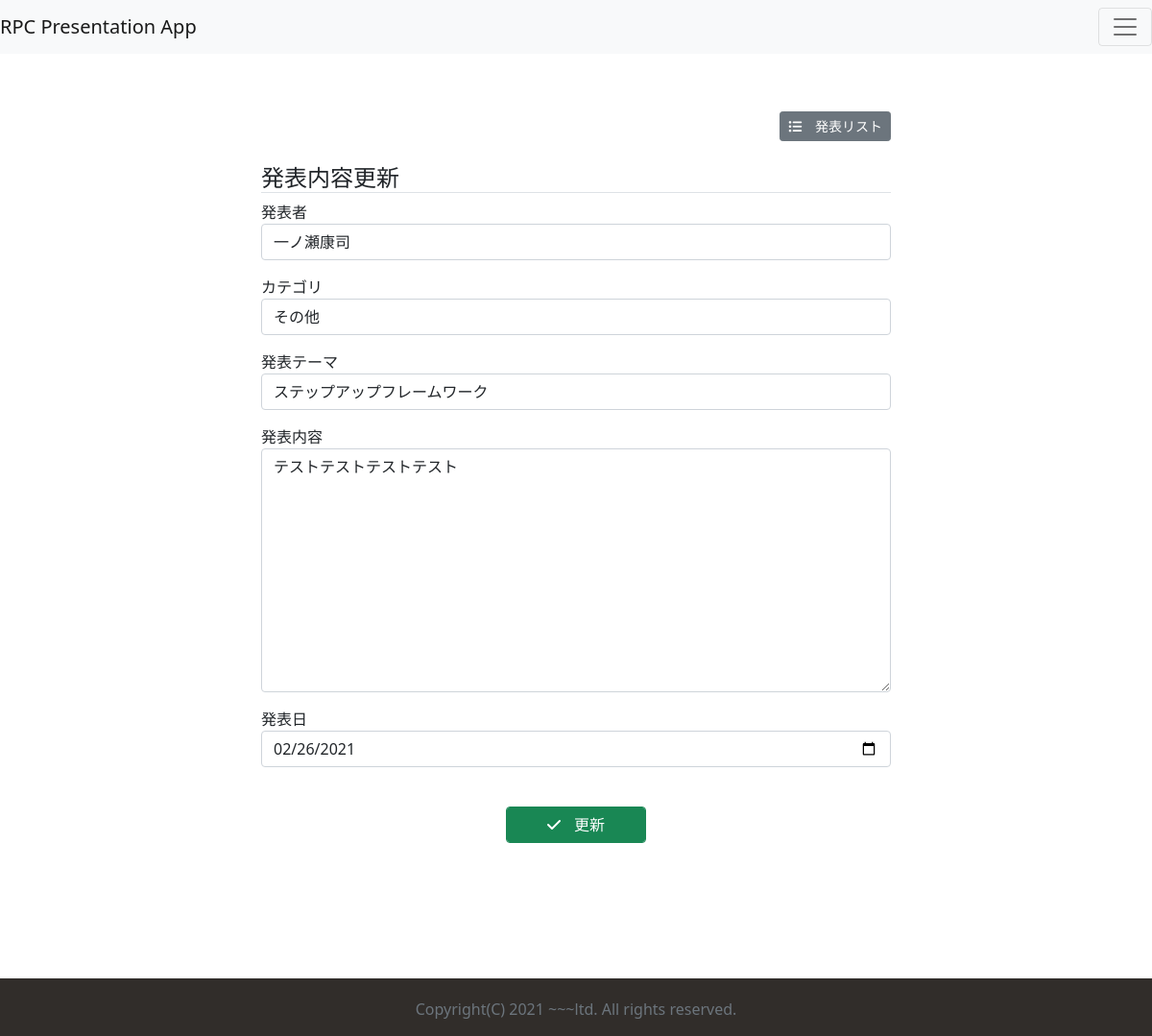
/update/20, run on the app's committed database.
### jiyukenkyu_app/models.py (models this page shows, shortened)
class Presentation(models.Model):
    CHOICES = (
        (1, '技術系'),
        (2, '業務系'),
        (3, 'ビジネススキル'),
        (4, 'その他'),
    )
    presenter = models.CharField(max_length=20)
    theme = models.CharField(max_length=30)
    category = models.IntegerField(null=True, blank=True, choices=CHOICES)
    detail = models.TextField()
    presented_at = models.DateField()
    is_presented = models.BooleanField(default=True)
    created_at = models.DateTimeField(auto_now_add=True)
    updated_at = models.DateTimeField(auto_now=True)

### jiyukenkyu_app/views.py (the view, shortened to what this page needs)
# urls.py: path('update/<int:pk>', views.Update.as_view(), name='update'),
class Update(UpdateView):
    template_name = 'form.html'
    model = Presentation
    form_class = PresentationForm
    success_url = reverse_lazy('app:list')
    def get_context_data(self, **kwargs):
        context = super().get_context_data(**kwargs)
        context.update(common_label(self))
        context['update_title'] = '発表内容更新'
        context['update_btn'] = '更新'
        context['is_update'] = True
        return context

### jiyukenkyu_app/forms.py (shortened to what this page needs)
class PresentationForm(forms.ModelForm):
    class Meta:
        model = Presentation
        fields = (
            'presenter',
            'category',
            'theme',
            'detail',
            'presented_at'
        )
        labels = {
           'presenter': '発表者',
           'category': 'カテゴリ',
           'theme': '発表テーマ',
           'detail': '発表内容',
           'presented_at': '発表日',
        }
        widgets = {
            'presented_at': widgets.NumberInput(attrs={'type': 'date'}),
        }
    def __init__(self, *args, **kwargs):
        super().__init__(*args, **kwargs)
        self.label_suffix = ""
        for field in self.fields.values():
            field.widget.attrs["class"] = "form-control"

### jiyukenkyu_app/views.py (called while the page is built)
def common_label(self):
    context = {}
    context['presented_at_label'] = '発表日'
    context['presenter_label'] = '発表者'
    context['category_label'] = 'カテゴリ'
    context['theme_label'] = '発表テーマ'
    context['detail_label'] = '詳細'
    context['status_label'] = 'ステータス'
    context['before_presentation'] = '発表前'
    context['after_presentation'] = '発表済み'
    context['list_btn'] = '発表リスト'
    context['add_btn'] = '発表を追加する'
    context['detail_btn'] = '詳細'
    context['modify_btn'] = '修正'
    context['delete_btn'] = '削除'
    context['back_btn'] = '戻る'
    return context

### jiyukenkyu_app/templates/form.html (shortened to what this page needs)
{% extends 'common.html' %}
{% block content %}
    <div class="container my-3">
        <div class="list-btn-content">
            <a href="{% url 'app:list' %}" class="btn btn-secondary btn-sm">
                <i class="fas fa-list-ul"></i>
                {{list_btn}}
            </a>
        </div>
        <h4 class="mt-4 border-bottom">
            {% if is_create %}
                {{create_title}}
            {% elif is_update %}
                {{update_title}}
            {% endif %}
        </h4>
        <form action="" method="POST" class="form-group">
            {{form.as_p}}
            <div class="form-group row">
                <div class="offset-md-3 col-md-9">
                    {% if is_create %}
                    <button type="submit" class="form-control btn btn-primary">
                        <i class="fas fa-plus"></i>
                        {{submit_btn}}
                    </button>
                        {% elif is_update %}
                    <button type="submit" class="form-control btn btn-success">
                        <i class="fas fa-check"></i>
                        {{update_btn}}
                    </button>
                        {% endif %}
                </div>
            </div>
        </form>
    </div>
{% endblock %}

### jiyukenkyu_app/static/css/common.css (style rules this page uses)
.container, .container-lg, .container-md, .container-sm { max-width: 700px; }
.offset-md-3 { margin: 25px auto; width: 25%; }
html { position: relative; min-height: 100%; }
body { margin-bottom: 60px; }
.container { width: auto; max-width: 680px; }
.list-btn-content { text-align: right; }
.fas { margin-right: 10px; }

### data on the page
Presentation: presenter "一ノ瀬康司", category "その他", theme "ステップアップフレームワーク", detail "テストテストテストテスト", presented_at "02/26/2021"

### other printed values
{{ list_btn }} "発表リスト"
{{ update_title }} "発表内容更新"
{{ update_btn }} "更新"
